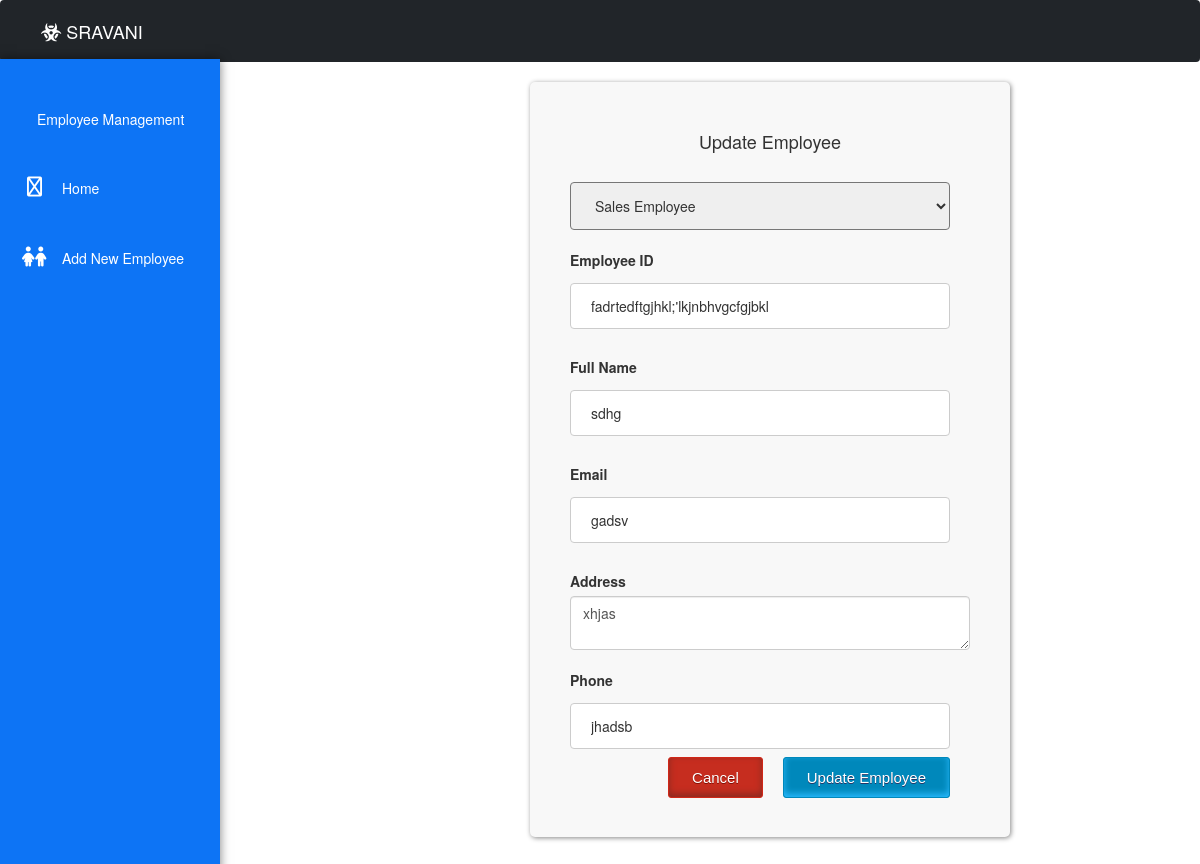
Page /app1/edit-emp/3 on the committed database.
### app1/models.py (models this page shows, shortened)
class Employee(models.Model):
    emps=models.CharField(max_length=12)
    name=models.CharField(max_length=200)
    email=models.CharField(max_length=150)
    address=models.CharField(max_length=200)
    phone=models.CharField(max_length=10)

### app1/views.py (the view)
def emp_edit(request,emps):
    emp = Employee.objects.get(pk=emps)
    return render(request,"editemployee.html", {'emp':emp})

### app1/templates/editemployee.html (shortened to what this page needs)
{% load static %}
<!DOCTYPE html>
<html lang="en">
<head>
    <link href={% static "css/styleedit.css" %} rel="stylesheet">
    <link href="https://cdn.jsdelivr.net/npm/bootstrap@5.0.2/dist/css/bootstrap.min.css" rel="stylesheet">
    <link rel="stylesheet" href="https://maxcdn.bootstrapcdn.com/font-awesome/4.7.0/css/font-awesome.min.css">
    <link rel="stylesheet" href="https://maxcdn.bootstrapcdn.com/bootstrap/3.3.7/css/bootstrap.min.css">
</head>
<body>
    <div class="wrapper">
        {% include 'navbar.html' %}
        <main>
            {% include 'sidenav.html' %}
            <form action="/app1/update-emp/{{emp.id}}"  method="POST" class="updateEmployee">
                <h4 class="UpdateEmployeeHeader">
                    Update Employee
                </h4>
                <br>
                <select required name="accessLevel">
                        <option>Sales Employee</option>
                </select>
                <br>
                <div class="md-3">
                    <label for="emp_id">Employee ID</label>
                    <input name="emps" type="text" id="empname"  placeholder="Enter ID" value="{{emp.emps}}">
                </div>
                <br>
                <div class="md-3">
                    <label for="name">Full Name</label>
                    <input name="emp_name" type="text" id="name"  placeholder="Enter your Name" value="{{emp.name}}">
                </div>
                <br>
                <div class="md-3">
                    <label for="email">Email</label>
                    <input name="emp_email" type="text" id="email"  placeholder="Enter your Email" value="{{emp.email}}">
                </div>
                <br>
                <div class="md-3">
                    <label for="address">Address</label>
                    <textarea name="emp_address" id="address" rows="2" class="form-control" placeholder="Enter your Address">{{emp.address}}</textarea>
                </div>
                <br>
                <div class="md-3">
                    <label for="phone">Phone</label>
                    <input name="emp_phone" type="text" id="phone"  placeholder="Enter your Phone" value="{{emp.phone}}">
                </div>
                <br>
                <input class="button blueButton" type="submit" value="Update Employee">
                <input type="button" class="button redButton" value="Cancel">
                <br>
            </form>
        </main>
    </div>
</body>
</html>

### app1/static/css/styleedit.css (style rules this page uses)
html, body { height: 100%; margin: 0; max-width: 100%; box-sizing: border-box; font-family: 'Poppins',sans-serif; }
.wrapper { min-height: 100%; margin-bottom: -50px; }
body { background: #C3E6F3 no-repeat center center fixed; font-family: "Lucida Sans Unicode", "Lucida Grande", "sans-serif"; background: #c3e6f4; width: 100%; height: 100%; }
.blueButton { -moz-box-shadow: inset 0px -3px 7px 0px #29bbff; -webkit-box-shadow: inset 0px -3px 7px 0px #29bbff; box-shadow: inset 0px -3px 7px 0px #29bbff; background-color: #0088BB; -moz-border-radius: 3px; -webkit-border-radius: 3px; border-radius: 3px; border: 1px solid #0088BB; display: inline-block; cursor: pointer; color: #fff; font-family: Arial; font-size: 15px; padding: 9px 23px; text-decoration: none; text-shadow: 0px 1px 0px #263666; }
.redButton { -moz-box-shadow: inset 0px -3px 7px 0px #8a2a21; -webkit-box-shadow: inset 0px -3px 7px 0px #8a2a21; box-shadow: inset 0px -3px 7px 0px #8a2a21; background-color: #c62d1f; -moz-border-radius: 3px; -webkit-border-radius: 3px; border-radius: 3px; border: 1px solid #d02718; display: inline-block; cursor: pointer; color: #ffffff; font-family: Arial; font-size: 15px; padding: 9px 23px; text-decoration: none; text-shadow: 0px 1px 0px #810e05; }
.updateEmployee input[type=text] { width: 95%; padding: 12px 20px; margin: 8px 0; display: block; border: 1px solid #ccc; border-radius: 4px; box-sizing: border-box; resize: none; text-align: left; }
.updateEmployee input[type=submit], .updateEmployee input[type=button] { float: right; margin: -20px 20px 10px 0px; }
.updateEmployee { border-radius: 5px; background-color: #f8f8f8; padding: 40px; width: 40%; margin: 0 auto; margin-top: 20px; box-shadow: 1px 1px 5px #888888; margin-left: 530px; }
.UpdateEmployeeHeader { text-align: center; }
select { width: 95%; padding: 12px 20px; margin: auto 0; display: block; border-radius: 4px; text-align: left; font-size: 16px; }

### rows in the picture
Employee: emps "fadrtedftgjhkl;'lkjnbhvgcfgjbkl", emp_name "sdhg", emp_email "gadsv", emp_address "xhjas", emp_phone "jhadsb"
